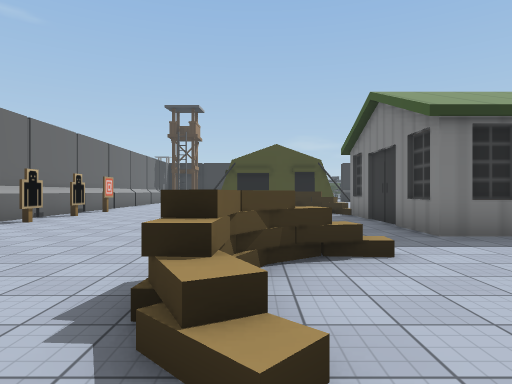
View 1 (above)

24 first-person views from a walk through a Unity game level. The camera is 1.4 m above the floor, looks level and sees 75° across. The floor is counted in squares, 2 m on a side. Each view is taken from the middle of a square. On the plan, view 1 faces up. The plan holds only what a view shows up to about 10 squares ahead; the rest is blank. The place goes on beyond the plan. The player is left out. Some surface patterns are stand-ins.

View 2
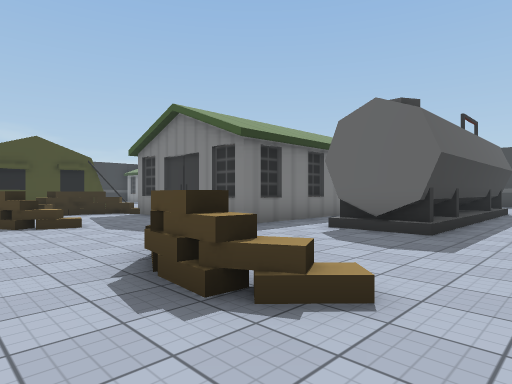

View 3
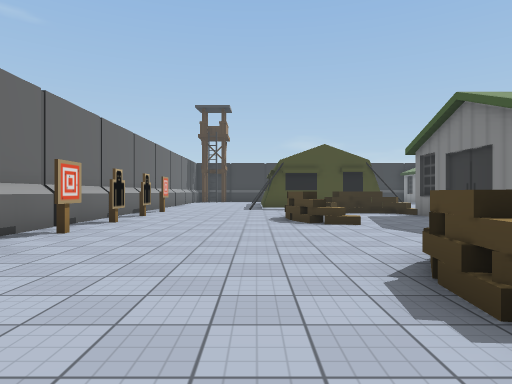

View 4
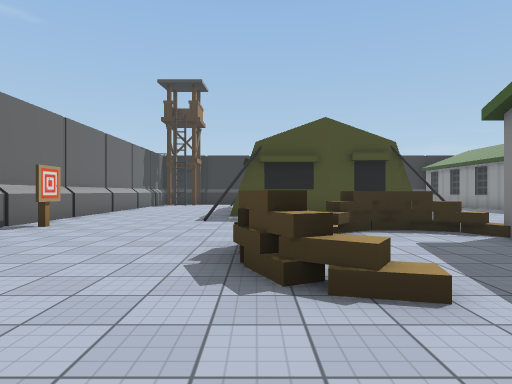

View 5
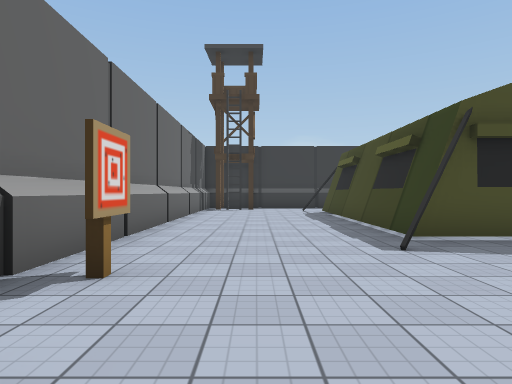

View 6
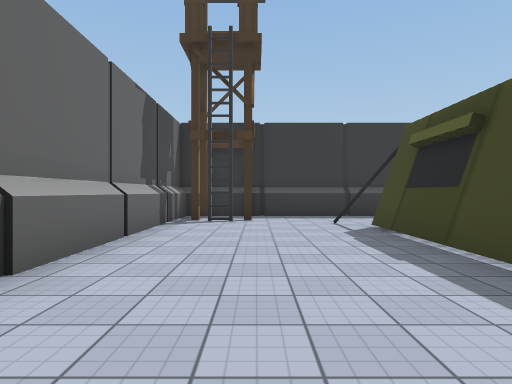

View 7
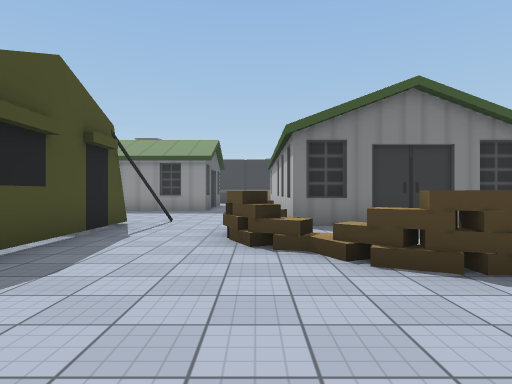

View 8
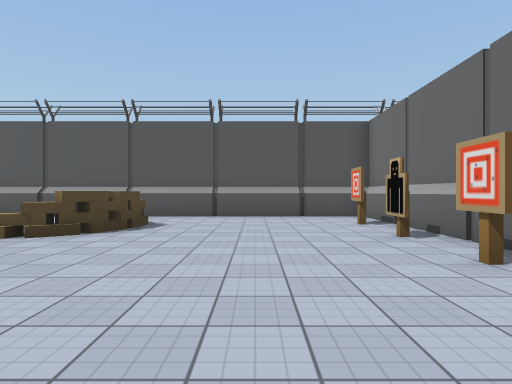

View 9
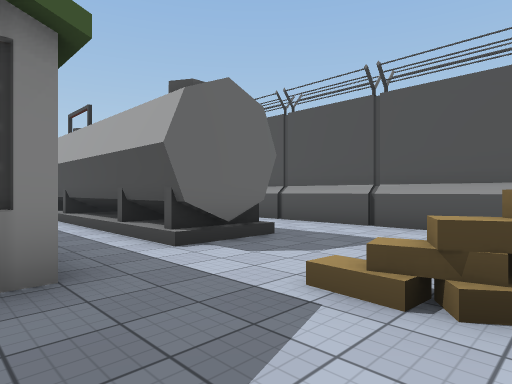

View 10
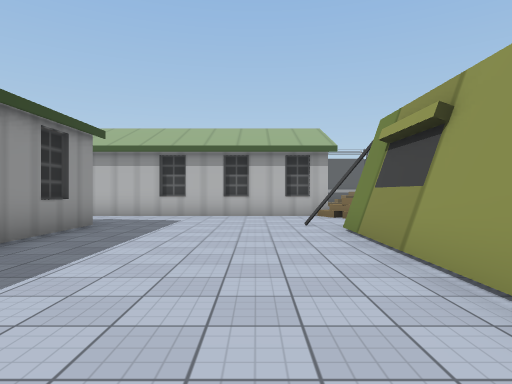

View 11
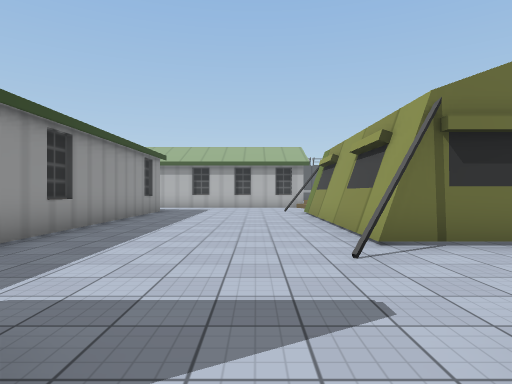

View 12
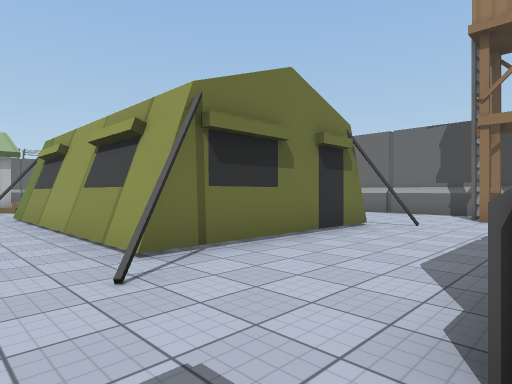

View 13
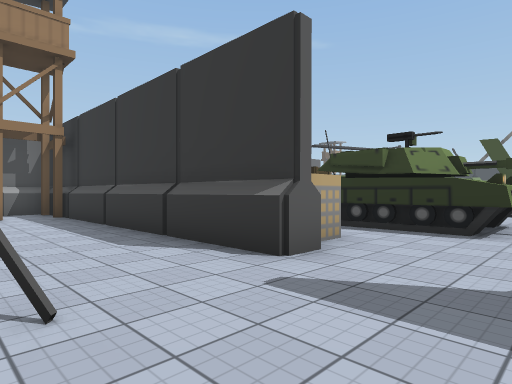

View 14
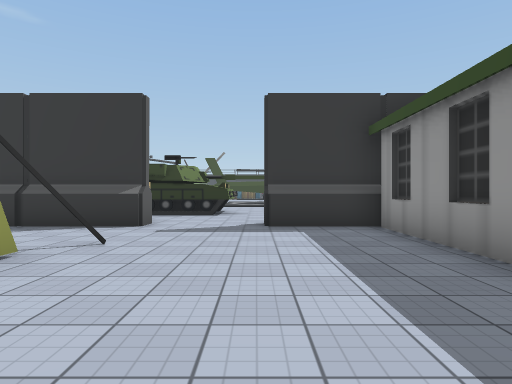

View 15
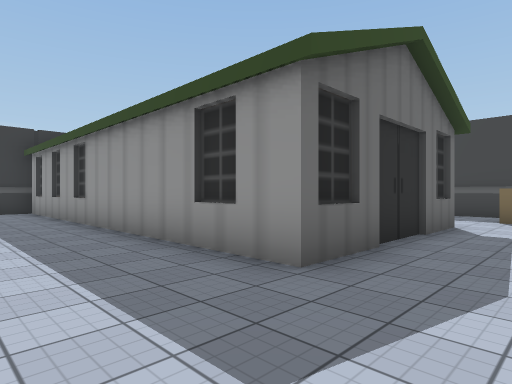

View 16
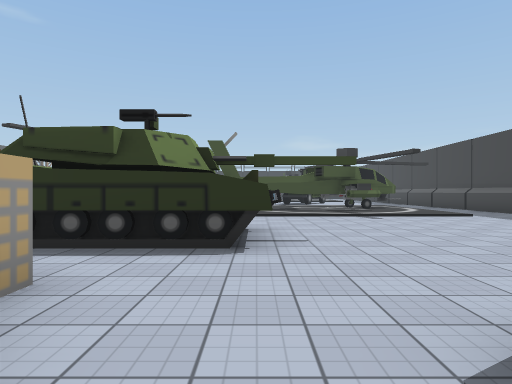

View 17
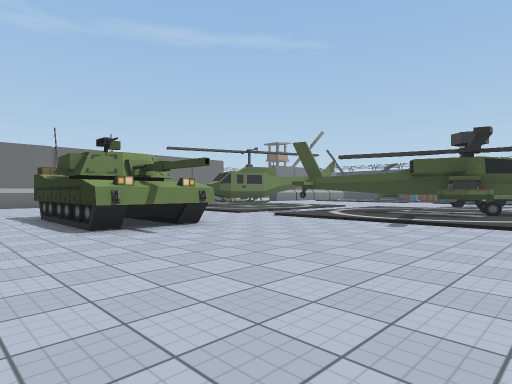

View 18
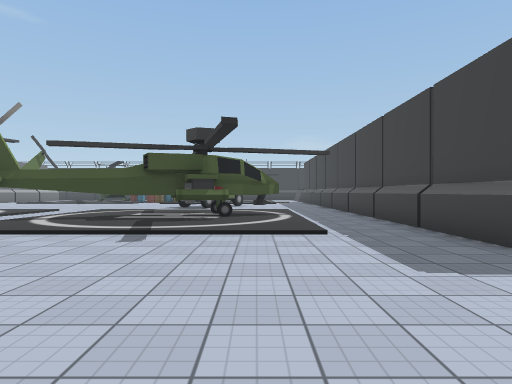

View 19
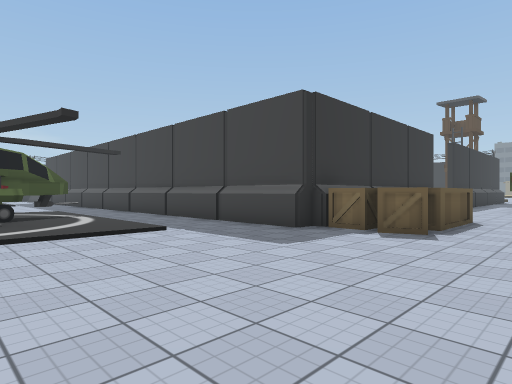

View 20
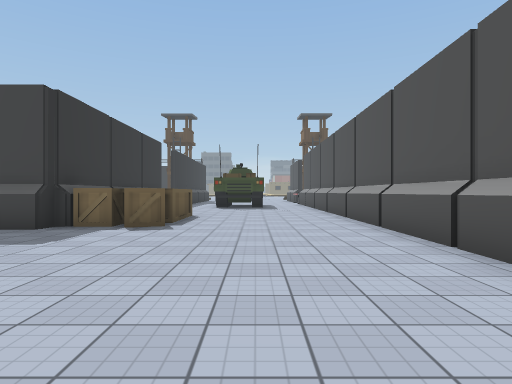

View 21
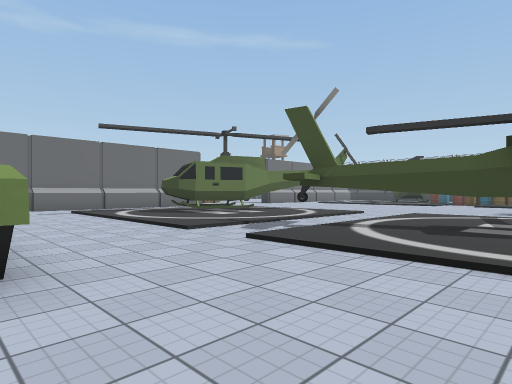

View 22
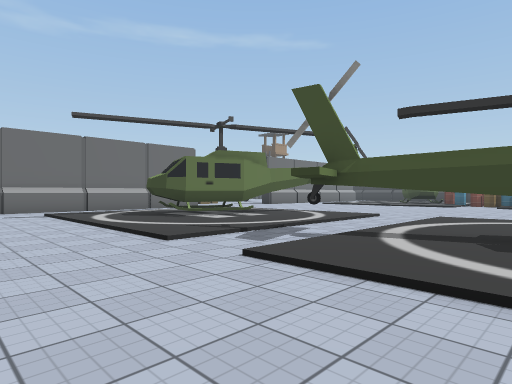

View 23
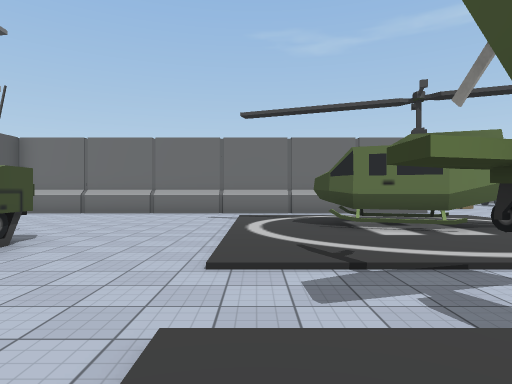

View 24
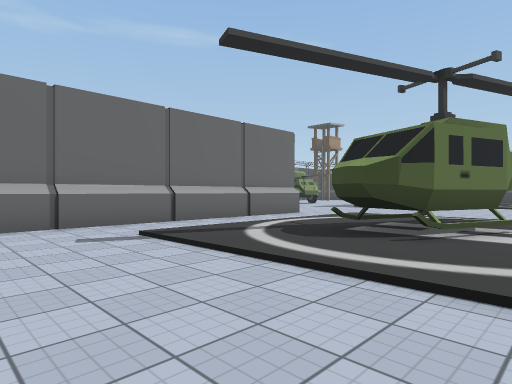

### Floor plan
Key: @ floor where view 1 was taken; # wall or solid block; . main floor; : floor 0.25 m higher than the main floor; / step, stairs or slope; T tower; H thing the floor can be seen under or through; C crate; O other object.
Columns run from 6 left of view 1 to 17 right of it. Each row starts with its distance up from view 1.
 37 #./:: #::..::: ##O..#
 36 #.///##::..::HH##/..#
 35 #./:##:::.HHH:H#:/..#
 34 #./::::::..::::::/..#
 33 #./::::::..::::::/..#
 32 #...................#
 31 #...................#
 30   ..................C
 29   .....#  ##........COOO
 28   .... #  ##............
 27   .....#####............
 26        .................
 25          O..............
 24 ##########...###########
 23 #..............#
 22 #TT............#
 21 #........#.....#
 20 #...######.....#
 19 #....#   #.....#
 18 #....#   #.....#
 17 #....#   #.....#
 16 #....#   #.....#
 15 #....#   #.....#
 14 #....#####.....#       #
 13 #...#.....#....#####...#
 12 #....................O
 11 #...../OO........
 10 #....//..########
  9 #....O...#
  8 #....O...#
  7 #........#
  6 #........#####
  5 #............
  4 #..............
  3 #.....O...########
  2 #....//...#######
  1 #...../........
  0 #.....@......
 -1 #############

Positions as (right, up) in squares from view 1, and headings:
1: (0, 0), facing up
2: (-2, 0), facing up-right
3: (-2, 0), facing up
4: (-1, 5), facing up
5: (-4, 9), facing up
6: (-4, 14), facing up
7: (-4, 11), facing right
8: (-3, 9), facing down
9: (0, 6), facing down-right
10: (5, 20), facing down
11: (5, 25), facing down
12: (5, 24), facing down-left
13: (6, 21), facing up-left
14: (6, 17), facing up
15: (6, 11), facing up-right
16: (5, 23), facing up
17: (11, 25), facing up-left
18: (10, 27), facing up
19: (8, 27), facing up-right
20: (7, 27), facing right
21: (8, 29), facing up-left
22: (7, 30), facing up-left
23: (6, 33), facing left
24: (1, 30), facing up-left
